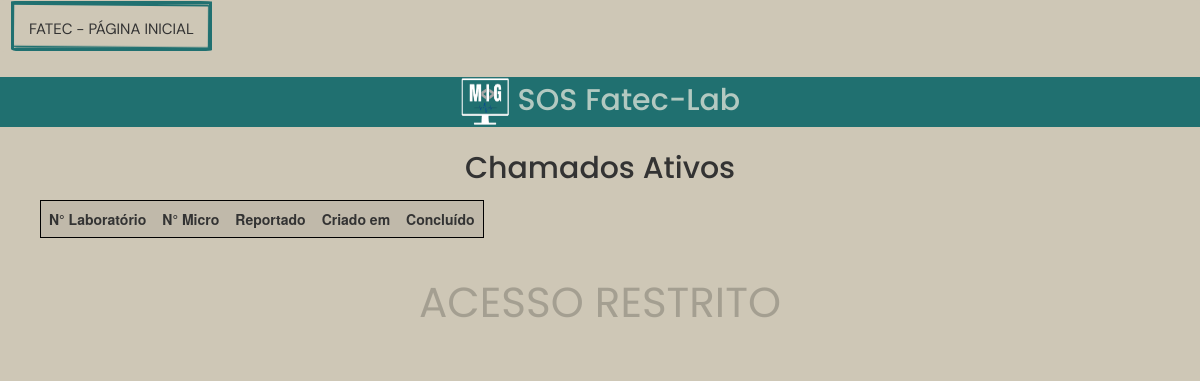
/all/, run on an earlier commit of the app's database.
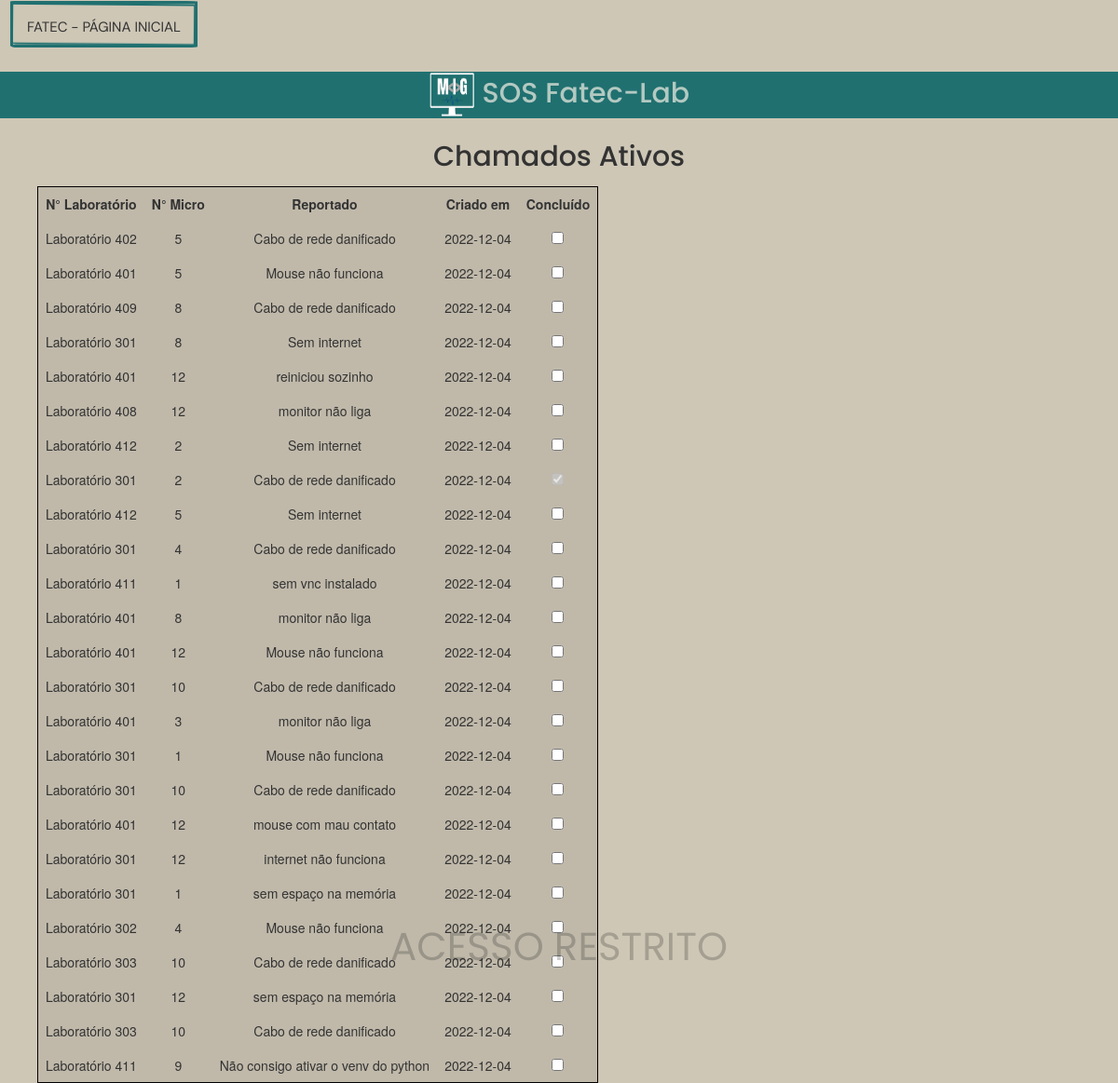
And on a later commit of the database.
### tables this page shows
CREATE TABLE chamados(
  chamado_id INTEGER PRIMARY KEY AUTOINCREMENT,
  micro INTEGER NOT NULL,
  laboratorio TEXT NOT NULL,
  problema TEXT NOT NULL,
  done BOOL,
  created_at DATE
);

### app.py (the view)
@app.route('/all/',methods=['GET','POST'])
def all():
  cur,conn = openDB()
  cur.execute("SELECT chamado_id,laboratorio,micro,problema,done,created_at FROM chamados")
  lab = cur.fetchall()
  if request.method == 'POST':
    status = request.form['lab_done']
    cur.execute('''UPDATE chamados SET done = True where chamado_id=(?);''',(status,))
    conn.commit()
    return redirect(url_for('all'))
  conn.close()
  return render_template('all.html',chamado=lab)

### app.py (called while the page is built)
def openDB():
  connection = sqlite3.connect('database.db')
  cur = connection.cursor()
  return cur,connection

### templates/all.html (shortened to what this page needs)
{% extends "style.html" %} {% block head %} {{ super() }}
<link
  rel="stylesheet"
  href="//cdn.datatables.net/1.13.1/css/jquery.dataTables.min.css"
/>
<div id="tabela">
  <div>
    <form  method="post" style="background-color: transparent;">
    <table id="tabelas">
      <h1 style="text-align: center; margin-bottom: 15px">Chamados Ativos</h1>
      <thead>
        <tr>
          <th>N° Laboratório</th>
          <th>N° Micro</th>
          <th>Reportado</th>
          <th>Criado em</th>
          <th>Concluído</th>
        </tr>
      </thead>
      {% for i in range(0, (chamado|length) ,1) %}
      <tr>
        <td>{{ chamado[i][1]}}</td>
        <td>{{ chamado[i][2]}}</td>
        <td>{{ chamado[i][3]}}</td>
        <td>{{chamado[i][5]}}</td>
        {% if (chamado[i][4] == 1) %}
        <td>
          <input
            type="checkbox"
            value=""
            checked
            disabled
          />
        </td>
        {% else %}
        <td>
          <input
            type="checkbox"
            value="{{chamado[i][0]}}"
            id="lab_done"
            onchange="status()"
            name="lab_done"
            onclick="return confirm('Tem certeza que deseja marcar esse chamado como concluído?')"
          />
        </td>
        {% endif %}
      </tr>
      {%endfor%}
    </table>
  </div>
</div>
<div id="restricao">
  <p>ACESSO RESTRITO</p>
  {% endblock %}

### templates/style.html (shortened to what this page needs)
<!DOCTYPE html>
<html lang="pt-br">
  <head>
    <link rel="stylesheet" href="https://maxcdn.bootstrapcdn.com/bootstrap/3.4.1/css/bootstrap.min.css">
    <link rel="stylesheet" href="//cdn.datatables.net/1.13.1/css/jquery.dataTables.min.css">
    <link rel="stylesheet" href="/static/style.css" />
    <link
    rel="stylesheet"
    href="https://unpkg.com/swiper@8/swiper-bundle.min.css"
   />
  </head>
  <body>
    {% block head %}
    <div id="app">
        <nav class="navbar navbar-light bg-light">
          <a   id="nav-fatec" href="/" class="navbar-brand">
          FATEC - Página Inicial
        </a>
        </nav>
      <h1 class="text-center jumbotron-small"><img id=logo src="{{url_for('static', filename='mig-bg.png' )}}" width="50" height="50" class="d-inline-block align-top" alt=""> SOS Fatec-Lab</h1>
      {% endblock %}
  </body>
</html>

### static/style.css (style rules this page uses)
* { box-sizing: border-box; margin: 0; padding: 0; max-width: 100vw; max-height: 100vh; background-color: #cec7b6; }
:root { --base-color-gray:(#cec7b6); --base-color-text:(#190a12); --brown-color:(#5a5239); --base-color-hover:(#b3c9c1); --base-color-gray-alt:(#eee9c7); --title-font-size:3rem; --subtitle-font-size: 1.5rem; --title-font: 'Poppins', sans-serif; --body-font: 'DM Sans', sans-serif; }
h1,h2,h3 { color: var(--base-color-text); font-family: var(--title-font); }
h1,h2 { font-size: var(--title-font-size); }
p,a { font-size: var(--subtitle-font-size); font-family: var(--title-font); color: var(--base-color-text); }
h1 { margin: 25px auto; text-align: center; }
#logo { display: inline; background-color: rgb(32, 112, 112); }
#nav-fatec { margin-left: 10px; display: inline-block; border: 3px solid rgb(32, 112, 112); font-size: 1.5rem; border-radius: 2% 6% 5% 4% / 1% 1% 2% 4%; text-transform: uppercase; background: transparent; position: relative; }
#nav-fatec::before { content: ''; border: 2px solid rgb(32, 112, 112); display: block; width: 100%; height: 100%; position: absolute; top: 50%; left: 50%; transform: translate3d(-50%, -50%, 0) scale(1.015) rotate(0.5deg); border-radius: 1% 1% 2% 4% / 2% 6% 5% 4%; }
.jumbotron-small { background-color:rgb(32, 112, 112) ; color: #b3c9c1; }
a { text-decoration: none; font-family: var(--body-font); }
table, th, td { border: 1px solid black; }
form { background-color:rgb(32, 112, 112); }
div#tabela { margin-bottom: 15px; padding: 0 40px; }
div#tabela td { text-align: center; }
#tabelas td { border:none; padding: 8px; background-color: #34343618; }
#tabelas th { border:none; text-align: center; padding: 8px; background-color: #34343618; }
#restricao { background: transparent; bottom: 0; width: 100%; height: 100px; text-align: center; line-height: 100px }
#restricao p { background-color: transparent; z-index:9999; text-align: center; color: #00000033; font-size: 300%; font-family: var(--title-font) }

What changed in the data, as far as the page shows it:
added chamados: laboratorio "Laboratório 402", micro "5", problema "Cabo de rede danificado", created_at "2022-12-04"
added chamados: laboratorio "Laboratório 401", micro "5", problema "Mouse não funciona", created_at "2022-12-04"
added chamados: laboratorio "Laboratório 409", micro "8", problema "Cabo de rede danificado", created_at "2022-12-04"
added chamados: laboratorio "Laboratório 301", micro "8", problema "Sem internet", created_at "2022-12-04"
added chamados: laboratorio "Laboratório 401", micro "12", problema "reiniciou sozinho", created_at "2022-12-04"
added chamados: laboratorio "Laboratório 408", micro "12", problema "monitor não liga", created_at "2022-12-04"
added chamados: laboratorio "Laboratório 412", micro "2", problema "Sem internet", created_at "2022-12-04"
added chamados: laboratorio "Laboratório 301", micro "2", problema "Cabo de rede danificado", created_at "2022-12-04"
added chamados: laboratorio "Laboratório 412", micro "5", problema "Sem internet", created_at "2022-12-04"
added chamados: laboratorio "Laboratório 301", micro "4", problema "Cabo de rede danificado", created_at "2022-12-04"
added chamados: laboratorio "Laboratório 411", micro "1", problema "sem vnc instalado", created_at "2022-12-04"
added chamados: laboratorio "Laboratório 401", micro "8", problema "monitor não liga", created_at "2022-12-04"
added chamados: laboratorio "Laboratório 401", micro "12", problema "Mouse não funciona", created_at "2022-12-04"
added chamados: laboratorio "Laboratório 301", micro "10", problema "Cabo de rede danificado", created_at "2022-12-04"
added chamados: laboratorio "Laboratório 401", micro "3", problema "monitor não liga", created_at "2022-12-04"
added chamados: laboratorio "Laboratório 301", micro "1", problema "Mouse não funciona", created_at "2022-12-04"
added chamados: laboratorio "Laboratório 301", micro "10", problema "Cabo de rede danificado", created_at "2022-12-04"
added chamados: laboratorio "Laboratório 401", micro "12", problema "mouse com mau contato", created_at "2022-12-04"
added chamados: laboratorio "Laboratório 301", micro "12", problema "internet não funciona", created_at "2022-12-04"
added chamados: laboratorio "Laboratório 301", micro "1", problema "sem espaço na memória", created_at "2022-12-04"
added chamados: laboratorio "Laboratório 302", micro "4", problema "Mouse não funciona", created_at "2022-12-04"
added chamados: laboratorio "Laboratório 303", micro "10", problema "Cabo de rede danificado", created_at "2022-12-04"
added chamados: laboratorio "Laboratório 301", micro "12", problema "sem espaço na memória", created_at "2022-12-04"
added chamados: laboratorio "Laboratório 303", micro "10", problema "Cabo de rede danificado", created_at "2022-12-04"
added chamados: laboratorio "Laboratório 411", micro "9", problema "Não consigo ativar o venv do python", created_at "2022-12-04"
